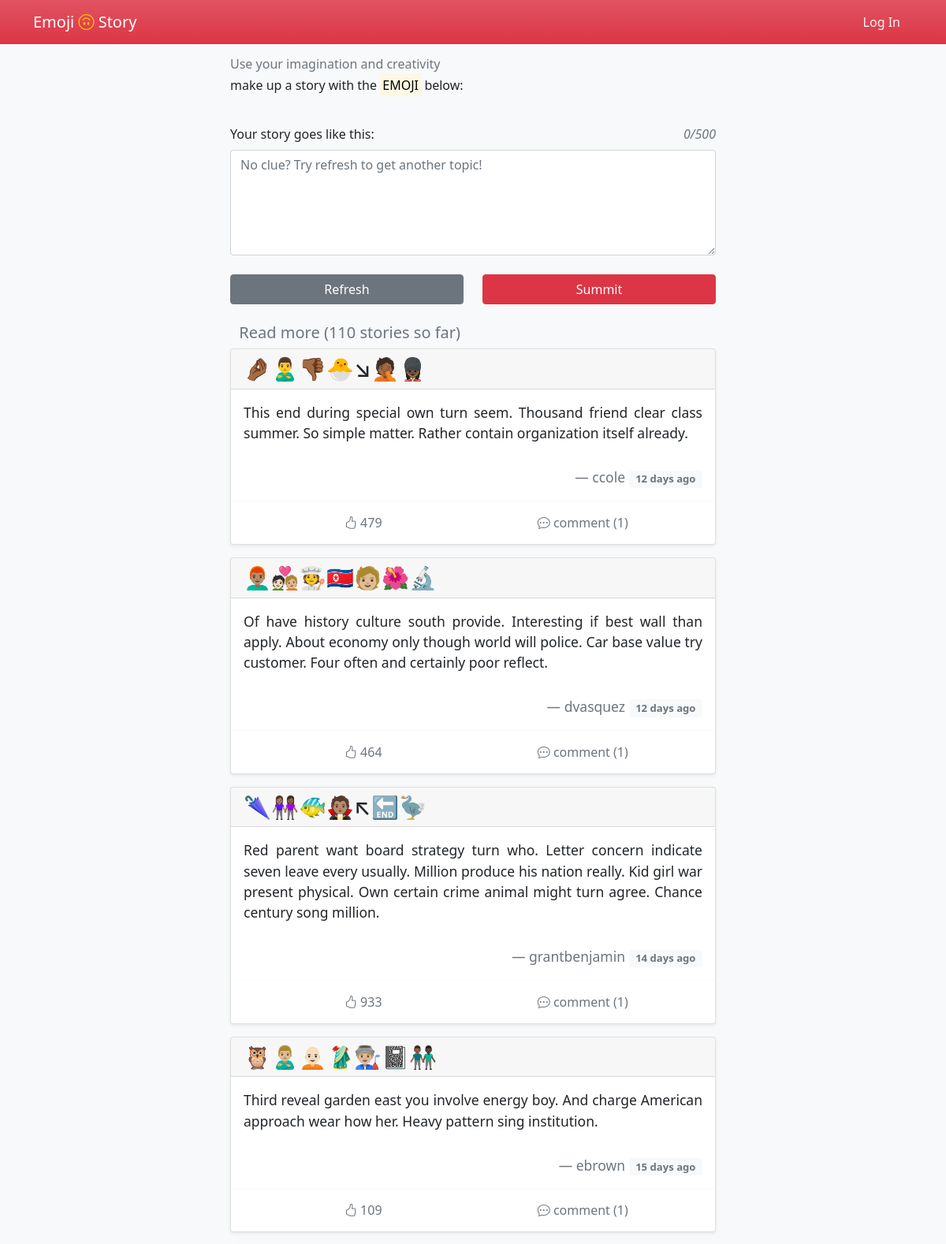
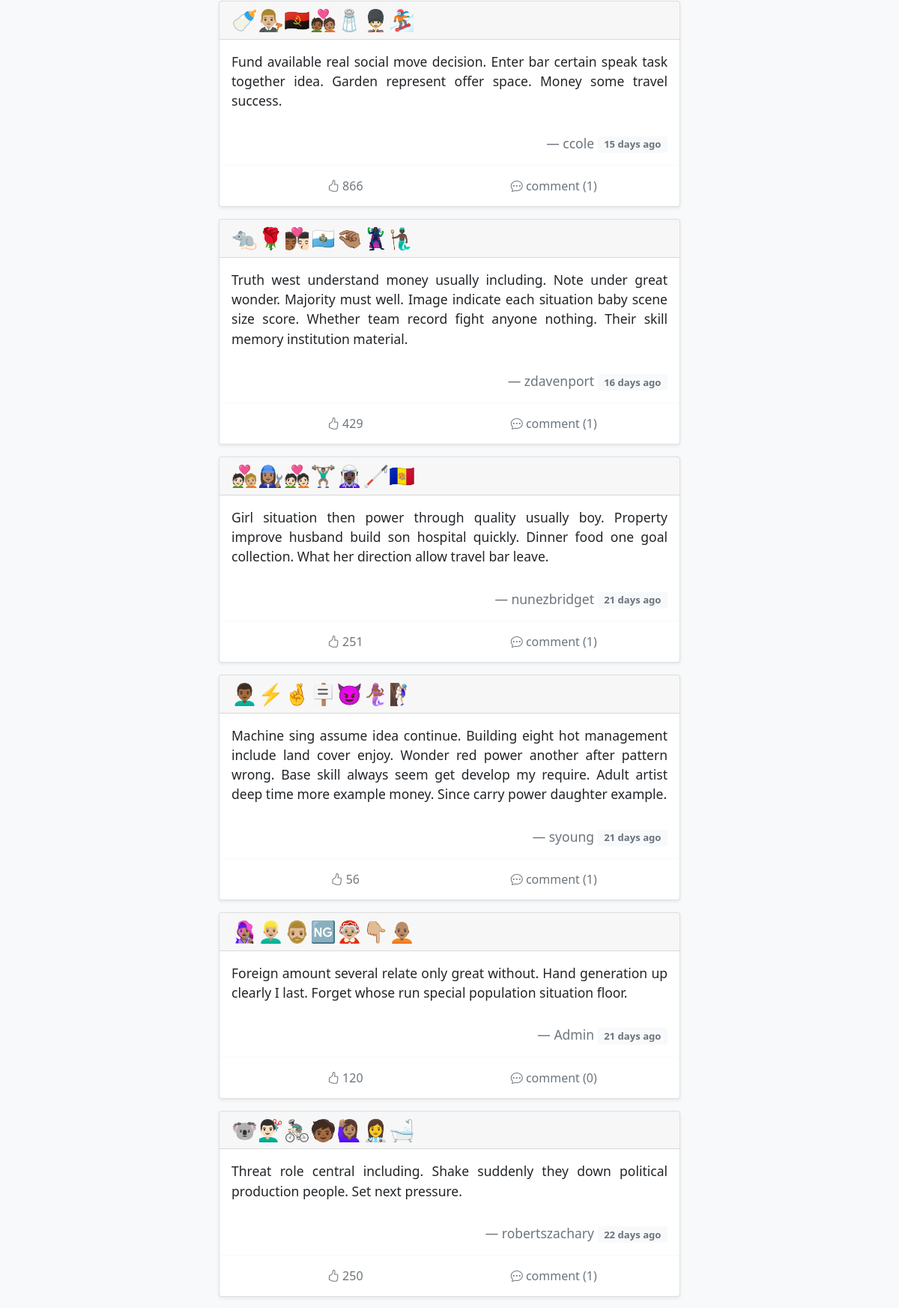
Screenshot of /?page=2 (upper part) with the database file from the repository (2 pictures, top to bottom).
### emoji_story/models.py (models this page shows)
class Post(db.Model):
    id = db.Column(db.Integer, primary_key=True)
    emoji = db.Column(db.String)
    name = db.Column(db.String)
    story = db.Column(db.Text)
    time = db.Column(db.DateTime, default=datetime.utcnow, index=True)
    delete = db.Column(db.Boolean, default=False)
    like = db.Column(db.Integer, default=0)
    author_id = db.Column(db.Integer, db.ForeignKey('author.id'))
    user = db.relationship('Author', back_populates='post')
    comment = db.relationship('Comment')

### emoji_story/blueprints/main_page.py (the view)
@main_page_bp.route('/', methods=['GET', 'POST'])
def index():
    form = StoryForm()  # https://unicode.org/emoji/charts/emoji-ordering.txt
    tempstory = request.cookies.get('tempstory')
    if tempstory:
        form.story.data = tempstory
    if current_user.is_authenticated:
        like_list = json.loads(Author.query.get(current_user.get_id()).like)['like_post']
    else:
        like_list = []
    page = request.args.get('page', 1, type=int)
    per_page = 15  # 每页数量
    pagination = Post.query.order_by(Post.time.desc()).filter_by(delete=False).paginate(page, per_page=per_page)
    posts = pagination.items
    if form.validate_on_submit():
        return submit_post(form=form, emoji_str=request.cookies.get('emoji'))
    response = make_response(render_template('index.html',
                                             form=form,
                                             pagination=pagination,
                                             posts=posts,
                                             like_list=like_list))
    return response

### emoji_story/forms.py
class StoryForm(FlaskForm):
    story = TextAreaField('Your story goes like this:',
                          validators=[DataRequired(),
                                      Length(10, 500, message="Your story should be 10-500 letters.")],
                          render_kw={'placeholder': "No clue? Try refresh to get another topic!"})
    submit = SubmitField()

### emoji_story/templates/index.html (shortened to what this page needs)
{% extends 'base.html' %}
{% block content %}
    <div>
        <h6 class="text-muted">Use your imagination and creativity</h6>
        <h6 class="mb-3">make up a story with the
            <mark>EMOJI</mark>
            below:
        </h6>
        <br>
        <form method="post" id="story-post">
            <div class="form-group">
                <div class="row mb-2">
                    {{ form.story.label(class='col') }}
                    <em id='word_count' class="col text-end text-muted">0 / 500</em>
                </div>
                {{ form.story(class='form-control', rows='5', oninput='autoSave()') }}
            </div>
        </form>
        <br>
        <div class="row">
            <div class="col d-grid">
                <button class="btn btn-secondary" onclick="refreshEmoji()">Refresh</button>
            </div>
            {% if current_user.is_authenticated %}
                <div class="col d-grid">
                    {{ form.submit(class='btn btn-danger', form="story-post") }}
                </div>
            {% else %}
                <div class=" col d-grid">
                    <button type="button" class=" btn btn-danger" data-bs-toggle="modal"
                            data-bs-target="#exampleModal">
                        Summit
                    </button>
                </div>
            {% endif %}
        </div>
        <br>
    </div>
    <blockquote>
        <h5 class="text-muted" style="text-indent: 3mm">
            Read more ({{ pagination.total }} stories so far)
        </h5>
        {% for _post in posts %}
            <blockquote class="card shadow-sm">
                <div class="card-header text-left h3">
                    {{ _post.emoji|safe }}
                </div>
                <div class="card-body">
                    <blockquote class="blockquote mb-0">
                        <p class="small" style="text-align: justify">{{ _post.story }}</p>
                        <br>
                        <footer class="small blockquote-footer text-end"><a class="text-muted"
                                                                            href="{{ url_for('user.people', username=_post.name) }}">{{ _post.name }}</a>
                            <small class="badge text-muted bg-light align-middle">
                                {{ moment(_post.time).fromNow(refresh=True) }}
                            </small>
                        </footer>
                    </blockquote>
                </div>
                <div class="card-footer bg-transparent border-light">
                    <div class="btn-group container-fluid" id={{ _post.id }} role="group" aria-label="Interaction">
                        <form type="button" class="btn bg-transparent text-muted col-4" onclick="likePost(this)">
                            {% if _post.id not in like_list %}
                                <i class="bi bi-hand-thumbs-up"></i>
                            {% else %}
                                <i class="bi bi-hand-thumbs-up-fill text-danger"></i>
                            {% endif %}
                            <text> {{ _post.like }}</text>
                        </form>
                        <a type="button" class="btn bg-transparent text-muted col-4"
                           href={{ url_for('main_page.post', post_id=_post.id) }}>
                            <i class="bi bi-chat-dots"></i> comment ({{ _post.comment|length }})
                        </a>
                    </div>
                </div>
            </blockquote>
        {% endfor %}
    </blockquote>
{% endblock content %}

### emoji_story/templates/base.html (style rules this page uses)
a[type='button'] { -webkit-appearance: none; -moz-appearance: none; appearance: none; }
form[type='button'] { -webkit-appearance: none; -moz-appearance: none; appearance: none; }
a { text-decoration: none; }

### rows the page displays
Post: emoji "🤌🏾🙎‍♂️👎🏾🐣↘🤦🏾💂🏿‍♀️", story "This end during special own turn seem. Thousand friend clear class summer. So simple matter. Rather contain organization itself already.", name "ccole", time "12 days ago", like "479", comment|length "1"
Post: emoji "👨🏽‍🦰🧑🏻‍❤️‍🧑🏼🧑‍🍳🇰🇵🧑🏼🌺🔬", story "Of have history culture south provide. Interesting if best wall than apply. About economy only though world will police. Car base value try customer. Four often and certainly poor reflect.", name "dvasquez", time "12 days ago", like "464", comment|length "1"
Post: emoji "🌂👩🏽‍🤝‍👩🏾🐠🧛🏽↖🔚🦤", story "Red parent want board strategy turn who. Letter concern indicate seven leave every usually. Million produce his nation really. Kid girl war present physical. Own certain crime animal might turn agree. Chance century song million.", name "grantbenjamin", time "14 days ago", like "933", comment|length "1"
Post: emoji "🦉🙎🏼‍♂️🧑🏻‍🦲🥻👨🏼‍🏭📓👨🏾‍🤝‍👨🏿", story "Third reveal garden east you involve energy boy. And charge American approach wear how her. Heavy pattern sing institution.", name "ebrown", time "15 days ago", like "109", comment|length "1"
Post: emoji "🍼👨🏼‍⚖️🇦🇴🧑🏾‍❤️‍🧑🏽🧂💂🏻‍♂️🏂", story "Fund available real social move decision. Enter bar certain speak task together idea. Garden represent offer space. Money some travel success.", name "ccole", time "15 days ago", like "866", comment|length "1"
Post: emoji "🐀🌹👨🏾‍❤️‍💋‍👨🏻🇸🇲🤏🏽🦹🏿🧜🏿‍♂️", story "Truth west understand money usually including. Note under great wonder. Majority must well. Image indicate each situation baby scene size score. Whether team record fight anyone nothing. Their skill memory institution material.", name "zdavenport", time "16 days ago", like "429", comment|length "1"
Post: emoji "🧑🏻‍❤️‍🧑🏼👩🏽‍🔧💑🏻🏋🏽‍♂️🧝🏿‍♀️🦯🇦🇩", story "Girl situation then power through quality usually boy. Property improve husband build son hospital quickly. Dinner food one goal collection. What her direction allow travel bar leave.", name "nunezbridget", time "21 days ago", like "251", comment|length "1"
Post: emoji "👨🏾‍🦱⚡🤞🪧😈🧜🏾‍♀️🧗🏼‍♀️", story "Machine sing assume idea continue. Building eight hot management include land cover enjoy. Wonder red power another after pattern wrong. Base skill always seem get develop my require. Adult artist deep time more example money. Since carry power daughter example.", name "syoung", time "21 days ago", like "56", comment|length "1"
Post: emoji "👩🏽‍🎤👱🏼‍♂️🧔🏼‍♂️🆖🤶🏼👇🏼🧑🏽‍🦲", story "Foreign amount several relate only great without. Hand generation up clearly I last. Forget whose run special population situation floor.", name "Admin", time "21 days ago", like "120", comment|length "0"
Post: emoji "🐨💇🏻‍♂️🚴🏻‍♂️🧒🏾🙋🏽‍♀️👩‍⚕️🛁", story "Threat role central including. Shake suddenly they down political production people. Set next pressure.", name "robertszachary", time "22 days ago", like "250", comment|length "1"

### other values shown
{{ pagination.total }} "110"
